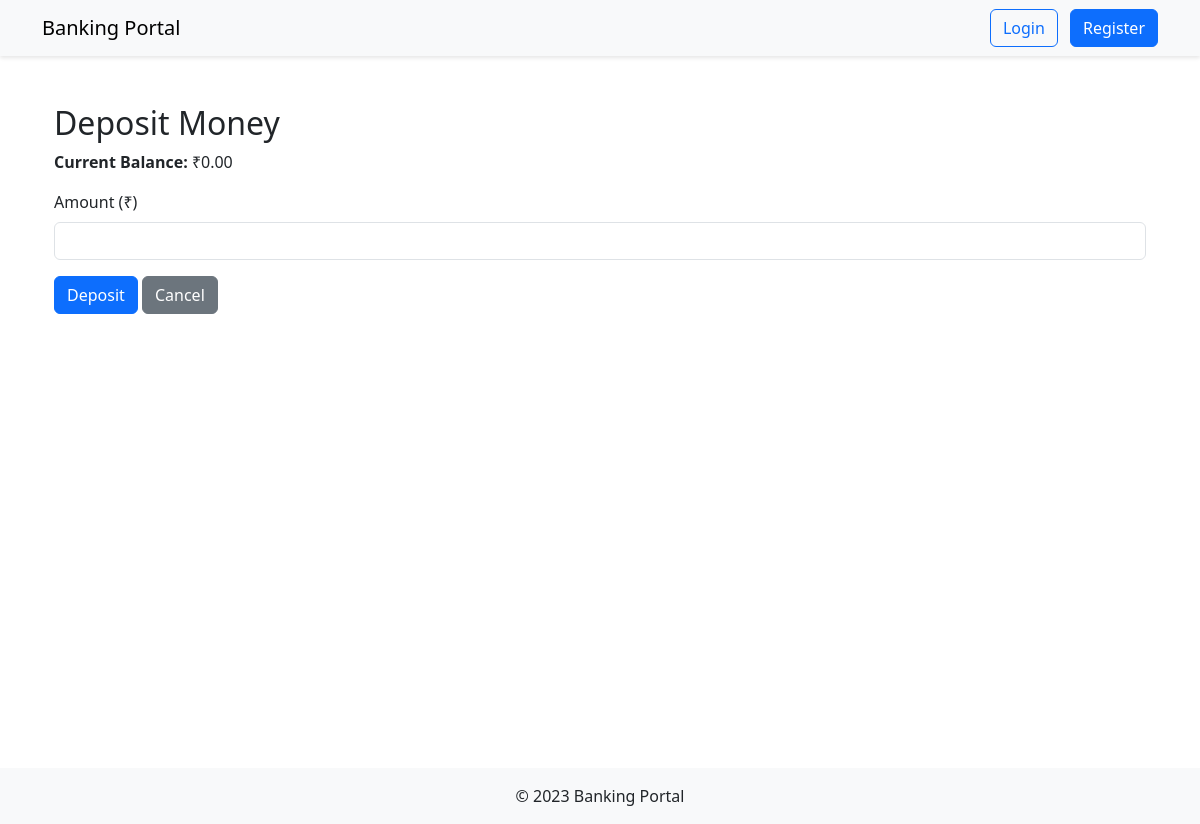
Before: /bank/accounts/4/deposit/ with the older database file.
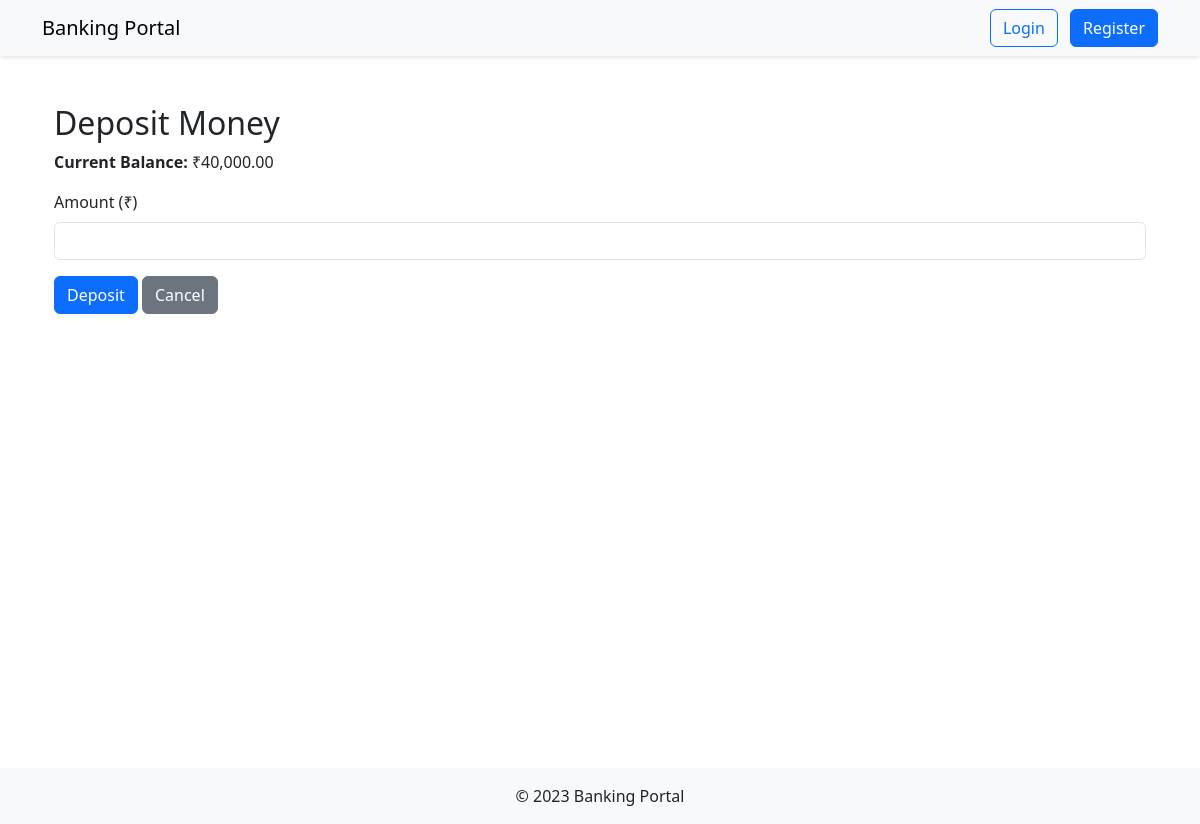
After: the same page with the newer database file.
### core/models.py (models this page shows, shortened)
class CustomerAccount(models.Model):
    user = models.OneToOneField(User, on_delete=models.CASCADE) #Temporary
    name = models.CharField(max_length=100)
    account_number = models.CharField(max_length=10, unique=True)
    balance = models.DecimalField(max_digits=10, decimal_places=2)
    contact = models.CharField(max_length=15, default='N/A')
    ACCOUNT_TYPES = [
        ('Savings', 'Savings'),
        ('Current', 'Current'),
    ]
    account_type = models.CharField(max_length=10, choices=ACCOUNT_TYPES, default='Savings')

### core/views.py (the view, shortened to what this page needs)
# urls.py: path('accounts/<int:pk>/deposit/', views.deposit, name='deposit'),
def deposit(request, pk):
    account = get_object_or_404(CustomerAccount, pk=pk)
    return render(request, 'core/transaction_form.html', {'account': account, 'action': 'Deposit'})

### core/templates/core/transaction_form.html (shortened to what this page needs)
{% extends 'base.html' %}
{% load humanize %}
{% block content %}
<div class="container mt-5">
    <h2>{{ action }} Money</h2>
    <p><strong>Current Balance:</strong> ₹{{ account.balance|floatformat:2|intcomma }}</p>
    <form method="post">
        <div class="mb-3">
            <label class="form-label">Amount (₹)</label>
            <input type="number" step="1.00" class="form-control" name="amount" required>
        </div>
        <button type="submit" class="btn btn-primary">{{ action }}</button>
        <a href="{% url 'bank:account_detail' account.pk %}" class="btn btn-secondary">Cancel</a>
    </form>
</div>
{% endblock %}

Changed rows visible on the page:
changed CustomerAccount: balance "0.00" → "40,000.00"
